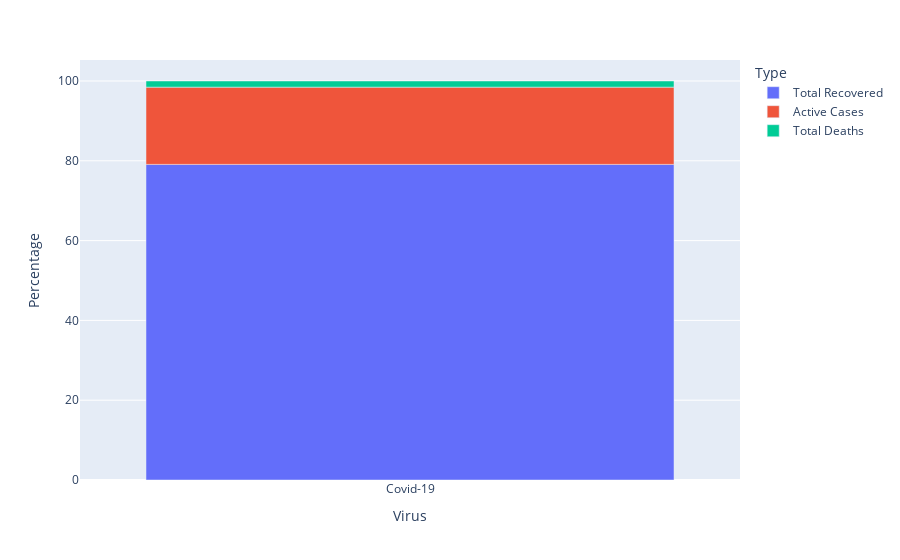

Write notebook code for a chart like this one.
### Code cell
fig = px.bar(cases_df, x="Virus", y="Percentage", color="Type",hover_data=["Total"])
fig.show()

### Figure 1 — Plotly figure (JSON) as saved in the notebook; plotly's stock layout.template omitted (floating-point values rounded to 4 significant figures)
{"data": [{"alignmentgroup": "True", "customdata": [[290064796]], "hovertemplate": "Type=Total Recovered<br>Virus=%{x}<br>Percentage=%{y}<br>Total=%{customdata[0]}<extra></extra>", "legendgroup": "Total Recovered", "marker": {"color": "#636efa", "pattern": {"shape": ""}}, "name": "Total Recovered", "offsetgroup": "Total Recovered", "orientation": "v", "showlegend": true, "textposition": "auto", "type": "bar", "x": ["Covid-19"], "xaxis": "x", "y": [79.1], "yaxis": "y"}, {"alignmentgroup": "True", "customdata": [[70988921]], "hovertemplate": "Type=Active Cases<br>Virus=%{x}<br>Percentage=%{y}<br>Total=%{customdata[0]}<extra></extra>", "legendgroup": "Active Cases", "marker": {"color": "#EF553B", "pattern": {"shape": ""}}, "name": "Active Cases", "offsetgroup": "Active Cases", "orientation": "v", "showlegend": true, "textposition": "auto", "type": "bar", "x": ["Covid-19"], "xaxis": "x", "y": [19.36], "yaxis": "y"}, {"alignmentgroup": "True", "customdata": [[5656234]], "hovertemplate": "Type=Total Deaths<br>Virus=%{x}<br>Percentage=%{y}<br>Total=%{customdata[0]}<extra></extra>", "legendgroup": "Total Deaths", "marker": {"color": "#00cc96", "pattern": {"shape": ""}}, "name": "Total Deaths", "offsetgroup": "Total Deaths", "orientation": "v", "showlegend": true, "textposition": "auto", "type": "bar", "x": ["Covid-19"], "xaxis": "x", "y": [1.54], "yaxis": "y"}], "layout": {"barmode": "relative", "legend": {"title": {"text": "Type"}, "tracegroupgap": 0}, "margin": {"t": 60}, "xaxis": {"anchor": "y", "domain": [0, 1], "title": {"text": "Virus"}}, "yaxis": {"anchor": "x", "domain": [0, 1], "title": {"text": "Percentage"}}}}
